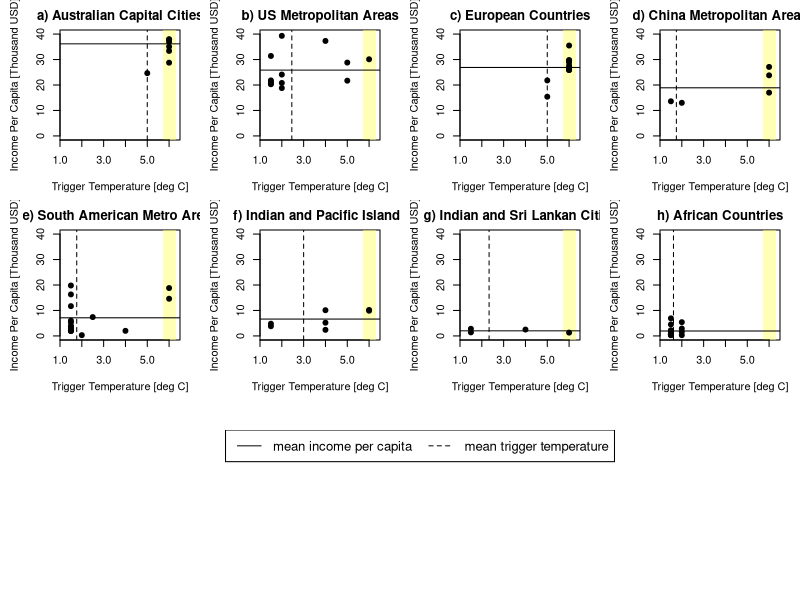

The R source for this figure:
## PRODUCE TRACE PLOTS FOR CALIBRATION
rm(list=ls())                        # Clear all previous variables
graphics.off()                       # clear plots


## get nice colors
mycol=rbind(
        c(0,0,0),
        c(0,73,73),
        c(0,146,146),
        c(255,109,182),
        c(255,182,119),
        c(73,0,146),
        c(0,109,219),
        c(182,109,255),
        c(109,182,255),
        c(182,219,255),
        c(146,0,0),
        c(146,73,0),
        c(219,109,0),
        c(36,255,36),
        c(255,255,109)
)
mycol=mycol/max(mycol)

mycol.rgb <- rep(0,nrow(mycol))
for (i in 1:nrow(mycol)) {
        mycol.rgb[i] <- rgb(mycol[i,1],mycol[i,2],mycol[i,3])
}


## mycol colors, by row:
# 1 black
# 2 dark blue
# 3 aqua
# 4 pink
# 5 light orange
# 6 purple
# 7 blue
# 8 light purple
# 9 light blue
# 10 very light blue
# 11 dark red
# 12 brown
# 13 dark orange
# 14 neon green
# 15 neon yellow

layout(cbind(c(1,5,9),c(2,6,9),c(3,7,9),c(4,8,9)))
# par(mfrow=c(2,4),
   par(mai=c(.6,.6,.3,.2)) #c(bottom, left, top, right) )

# Australia

bins_australia <- c(6,5,6,6,6,6,6,6)
PCPI_australia <- c(28.76,24.65,37.86,33.38,35.05,37.96,36.87,54.85)
PCPI_australia_mean <- mean(PCPI_australia,na.rm=TRUE)


plot(NULL,
     xlab="Trigger Temperature [deg C]",
     ylab="Income Per Capita [Thousand USD]",
     ylim=c(0,40),
     xlim=c(1,6.5),
     xaxt='n',     xaxs='i',        
     main="a) Australian Capital Cities")
polygon(x=c(5.7,6.3,6.3,5.7),y=c(-1.5,-1.5,41.5,41.5),
        border=FALSE,col=rgb(mycol[15,1],mycol[15,2],mycol[15,3],.5)
)
points(x=bins_australia,y=PCPI_australia,
       pch=19,
       col=mycol.rgb[1],
       )
abline(h=PCPI_australia_mean,col=mycol.rgb[1]) # Australia Mean
axis(1, seq(1,6,by=1), lab=c('1.0','2.0','3.0','4.0','5.0','None'));
trigger_keep_australia <- bins_australia[bins_australia!= 6]
trigger_mean_australia <- mean(trigger_keep_australia)
abline(v=trigger_mean_australia,col=mycol.rgb[1], lty="dashed")


# US

bins_US <- c(5,1.5,5,1.5,1.5,6,1.5,2,4,1.5,2,2,2)
PCPI_US <- c(28.8,21.2,21.7,20.5,21.8,30.1,31.4,18.8,37.3,20.3,24.1,20.8,39.3)
PCPI_US_mean <- mean(PCPI_US)

plot(NULL,
     pch=19,
     xlab="Trigger Temperature [deg C]",
     ylab="Income Per Capita [Thousand USD]",
     col=mycol.rgb[1],
     ylim=c(0,40),
     xlim=c(1,6.5),
     xaxt='n',     xaxs='i',
     main="b) US Metropolitan Areas")
polygon(x=c(5.7,6.3,6.3,5.7),y=c(-1.5,-1.5,41.5,41.5),
        border=FALSE,col=rgb(mycol[15,1],mycol[15,2],mycol[15,3],.5)
)
points(x=bins_US,y=PCPI_US,
       pch=19,
       col=mycol.rgb[1],
)
abline(h=PCPI_US_mean,col=mycol.rgb[1]) #US mean
axis(1, seq(1,6,by=1), lab=c('1.0','2.0','3.0','4.0','5.0','None'));
trigger_keep_US <- bins_US[bins_US!= 6]
trigger_mean_US <- mean(trigger_keep_US)
abline(v=trigger_mean_US,col=mycol.rgb[1], lty="dashed")

#EU
bins_EU <- c(6,6,5,5,6,6,6,6,6,6,6,6)
PCPI_EU <- c(26.1,25.9,15.4,21.8,25.9,29.4,29.6,28.9,27.6,35.5,29.8,26.8)
PCPI_EU_mean <- mean(PCPI_EU,na.rm=TRUE)

plot(NULL,
     pch=19,
     xlab="Trigger Temperature [deg C]",
     ylab="Income Per Capita [Thousand USD]",
     col=mycol.rgb[1],
     ylim=c(0,40),
     xlim=c(1,6.5),
     xaxt='n',     xaxs='i',
     main="c) European Countries")
polygon(x=c(5.7,6.3,6.3,5.7),y=c(-1.5,-1.5,41.5,41.5),
        border=FALSE,col=rgb(mycol[15,1],mycol[15,2],mycol[15,3],.5)
)
points(x=bins_EU,y=PCPI_EU,
       pch=19,
       col=mycol.rgb[1],
)
abline(h=PCPI_EU_mean,col=mycol.rgb[1])
axis(1, seq(1,6,by=1), lab=c('1.0','2.0','3.0','4.0','5.0','None'));
trigger_keep_EU <- bins_EU[bins_EU!= 6]
trigger_mean_EU <- mean(trigger_keep_EU)
abline(v=trigger_mean_EU,col=mycol.rgb[1], lty="dashed")

#China
bins_China <- c(1.5,2,6,6,6)
PCPI_China <- c(13.6,13,17,23.8,27.1)
PCPI_China_mean <- mean(PCPI_China,na.rm=TRUE)

plot(NULL,
     pch=19,
     xlab="Trigger Temperature [deg C]",
     ylab="Income Per Capita [Thousand USD]",
     col=mycol.rgb[1],
     ylim=c(0,40),
     xlim=c(1,6.5),
     xaxt='n',     xaxs='i',
     main="d) China Metropolitan Areas")
polygon(x=c(5.7,6.3,6.3,5.7),y=c(-1.5,-1.5,41.5,41.5),
        border=FALSE,col=rgb(mycol[15,1],mycol[15,2],mycol[15,3],.5)
)
points(x=bins_China,y=PCPI_China,
       pch=19,
       col=mycol.rgb[1],
)
abline(h=PCPI_China_mean,col=mycol.rgb[1])
axis(1, seq(1,6,by=1), lab=c('1.0','2.0','3.0','4.0','5.0','None'));
trigger_keep_China <- bins_China[bins_China!= 6]
trigger_mean_China <- mean(trigger_keep_China)
abline(v=trigger_mean_China,col=mycol.rgb[1], lty="dashed")


#South America
bins_SA <- c(1.5,1.5,1.5,1.5,4,2.5,1.5,1.5,1.5,1.5,1.5,1.5,1.5,2,1.5,6,6)
PCPI_SA <- c(16.3,5.3,6,11.7,2,7.4,3.9,3.7,2.9,2,1.9,2.3,2.2,.3,19.8,14.6,18.8)
PCPI_SA_mean <- mean(PCPI_SA,na.rm=TRUE)

plot(NULL,
     pch=19,
     xlab="Trigger Temperature [deg C]",
     ylab="Income Per Capita [Thousand USD]",
     col=mycol.rgb[1],
     ylim=c(0,40),
     xlim=c(1,6.5),
     xaxt='n',     xaxs='i',
     main="e) South American Metro Areas")
polygon(x=c(5.7,6.3,6.3,5.7),y=c(-1.5,-1.5,41.5,41.5),
        border=FALSE,col=rgb(mycol[15,1],mycol[15,2],mycol[15,3],.5)
)
points(x=bins_SA,y=PCPI_SA,
       pch=19,
       col=mycol.rgb[1],
)
abline(h=PCPI_SA_mean,col=mycol.rgb[1])
axis(1, seq(1,6,by=1), lab=c('1.0','2.0','3.0','4.0','5.0','None'));
trigger_keep_SA <- bins_SA[bins_SA!= 6]
trigger_mean_SA <- mean(trigger_keep_SA)
abline(v=trigger_mean_SA,col=mycol.rgb[1], lty="dashed")


# Indian and Pacific Islands
bins_islands <- c(4,1.5,4,1.5,6,6,4)
PCPI_islands <- c(2.39,4.8,5.198,3.8,9.9,10.2,10.1)
PCPI_islands_mean <- mean(PCPI_islands,na.rm=TRUE)

plot(NULL,
     pch=19,
     xlab="Trigger Temperature [deg C]",
     ylab="Income Per Capita [Thousand USD]",
     col=mycol.rgb[1],
     ylim=c(0,40),
     xlim=c(1,6.5),
     xaxt='n',     xaxs='i',
     main="f) Indian and Pacific Islands")
polygon(x=c(5.7,6.3,6.3,5.7),y=c(-1.5,-1.5,41.5,41.5),
        border=FALSE,col=rgb(mycol[15,1],mycol[15,2],mycol[15,3],.5)
)
points(x=bins_islands,y=PCPI_islands,
       pch=19,
       col=mycol.rgb[1],
)
abline(h=PCPI_islands_mean,col=mycol.rgb[1]) # Africa Mean
axis(1, seq(1,6,by=1), lab=c('1.0','2.0','3.0','4.0','5.0','None'));
trigger_keep_islands <- bins_islands[bins_islands!= 6]
trigger_mean_islands <- mean(trigger_keep_islands)
abline(v=trigger_mean_islands,col=mycol.rgb[1], lty="dashed")

#india and Sri Lanka
bins_india <- c(4,1.5,6,1.5)
PCPI_india <- c(2.5,2.8,1.3,1.4)
PCPI_india_mean <- mean(PCPI_india,na.rm=TRUE)

plot(NULL,
     pch=19,
     xlab="Trigger Temperature [deg C]",
     ylab="Income Per Capita [Thousand USD]",
     col=mycol.rgb[1],
     ylim=c(0,40),
     xlim=c(1,6.5),
     xaxt='n',     xaxs='i',
     main="g) Indian and Sri Lankan Cities")
polygon(x=c(5.7,6.3,6.3,5.7),y=c(-1.5,-1.5,41.5,41.5),
        border=FALSE,col=rgb(mycol[15,1],mycol[15,2],mycol[15,3],.5)
)
points(x=bins_india,y=PCPI_india,
       pch=19,
       col=mycol.rgb[1],
)
abline(h=PCPI_india_mean,col=mycol.rgb[1]) # India Mean

axis(1, seq(1,6,by=1), lab=c('1.0','2.0','3.0','4.0','5.0','None'));
trigger_keep_india <- bins_india[bins_india!= 6]
trigger_mean_india <- mean(trigger_keep_india)
abline(v=trigger_mean_india,col=mycol.rgb[1], lty="dashed")

# bins_SL <- 1.5
# PCPI_SL <- c(1.4)
# PCPI_SL_mean <- 1.4
# 
# points(bins_SL,PCPI_SL, pch=19, col=mycol.rgb[1]) # SL mean
# abline(h=PCPI_SL_mean,col=mycol.rgb[1], lty="dashed")

# legend(
#         x="topright",
#         legend=c("India","Sri Lanka"),
#         lty=c("solid","dashed"),
#         y.intersp=2
# )

# legend(x="topright",
#        legend=c("US 2010 Personal Income Per Capita"))

# Africa
bins_africa <- c(2,1.5,1.5,1.5,1.5,1.5,1.5,1.5,1.5,1.5,2,2,1.5,1.5,1.5,1.5,2)
PCPI_africa <- c(5.4,4.5,2.2,1.8,6.9,1.5,2,.5,.4,.7,1.6,2.9,.46,.3,.89,.65,.3)
PCPI_africa_mean <- mean(PCPI_africa,na.rm=TRUE)

plot(NULL,
     pch=19,
     xlab="Trigger Temperature [deg C]",
     ylab="Income Per Capita [Thousand USD]",
     col=mycol.rgb[1],
     ylim=c(0,40),
     xlim=c(1,6.5),
     xaxt='n',     xaxs='i',
     main="h) African Countries")
polygon(x=c(5.7,6.3,6.3,5.7),y=c(-1.5,-1.5,41.5,41.5),
        border=FALSE,col=rgb(mycol[15,1],mycol[15,2],mycol[15,3],.5)
)
points(x=bins_africa,y=PCPI_africa,
       pch=19,
       col=mycol.rgb[1],
)
abline(h=PCPI_africa_mean,col=mycol.rgb[1]) # Africa Mean
axis(1, seq(1,6,by=1), lab=c('1.0','2.0','3.0','4.0','5.0','None'))
trigger_keep_africa <- bins_africa[bins_africa!= 6]
trigger_mean_africa <- mean(trigger_keep_africa)
abline(v=trigger_mean_africa,col=mycol.rgb[1], lty="dashed")


plot(1, type = "n", axes=FALSE, xlab="", ylab="")
legend(x = "top",inset = 0,
       legend=c("mean income per capita","mean trigger temperature"),
       lty=c("solid","dashed"),
       horiz=TRUE,
       cex=1.2
       # bty='n'
       )





